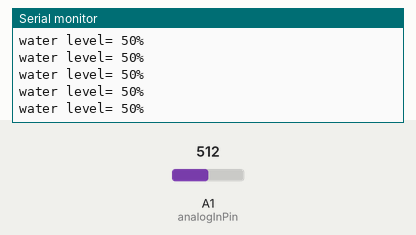
Simulated run of this sketch. Board: Arduino Uno, built with avr-gcc and run on an emulated ATmega328P. Shown: the last lines printed to the serial monitor. The test bench sets the inputs (shaded band); at power-on: A1 (analogInPin) = 512.

Above: at 1.2 s.
1.3 s: A1 (analogInPin) set to 1004
At 2.1 s:
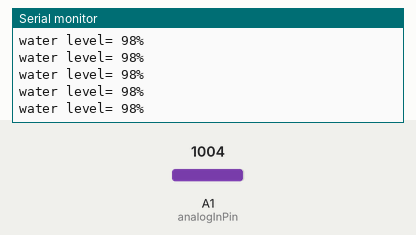
4.3 s: A1 (analogInPin) set to 1023
At 5.0 s:
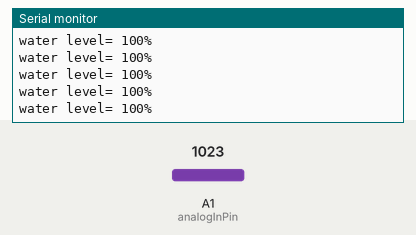
8.8 s: A1 (analogInPin) set to 91
At 9.3 s:
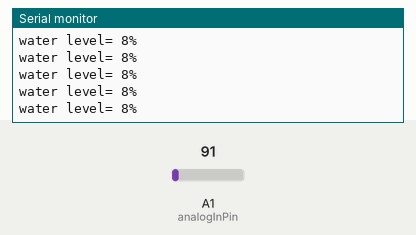
11.8 s: A1 (analogInPin) set to 109
At 12.4 s:
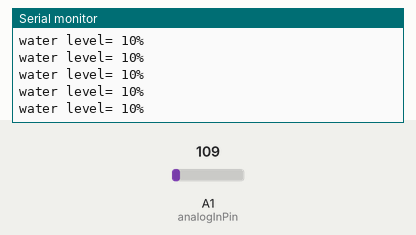
Timing chart, 0 to 14.8 s (numbered marks = the images above; inputs shaded):
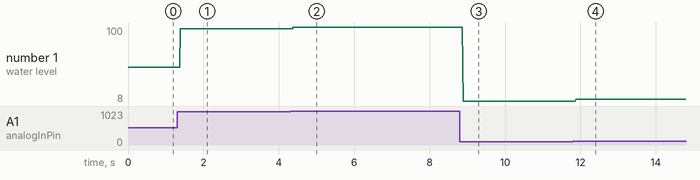

The sketch:

Waterlevel_sensor_v0.1.ino
```cpp
#ifndef MAIN
#define DEBUG 1
// This constant won't change
const int analogInPin = A1; // Analog input pin that the sensor is attached to
int waterAnal();
int sensorValue; // value read from the sensor

void setup() {
// initialize serial communications at 9600 bps:
Serial.begin(9600);
}
void loop (){
  waterAnal();
}
#endif


int waterAnal() {
// read the analog in value:
sensorValue = analogRead(analogInPin);
// map it to the range of the analog out:
sensorValue = map(sensorValue, 0, 1023, 0, 100);
#if DEBUG
// print the results to the Serial Monitor:
Serial.print("water level= ");
Serial.print(sensorValue);
Serial.println("%");
#endif
return sensorValue;
}
```

Measured:
- after the input at 1.3 s, the serial monitor: prints a new line after 0.09 s (image 1)
- after the input at 4.3 s, the serial monitor: prints a new line after 0.08 s (image 2)
- after the input at 8.8 s, the serial monitor: prints a new line after 0.09 s (image 3)
- after the input at 11.8 s, the serial monitor: prints a new line after 0.07 s (image 4)
- plotted number 1: 50 → 98 after the input at 1.3 s, 98 → 100 after the input at 4.3 s, 100 → 8 after the input at 8.8 s, 8 → 10 after the input at 11.8 s
